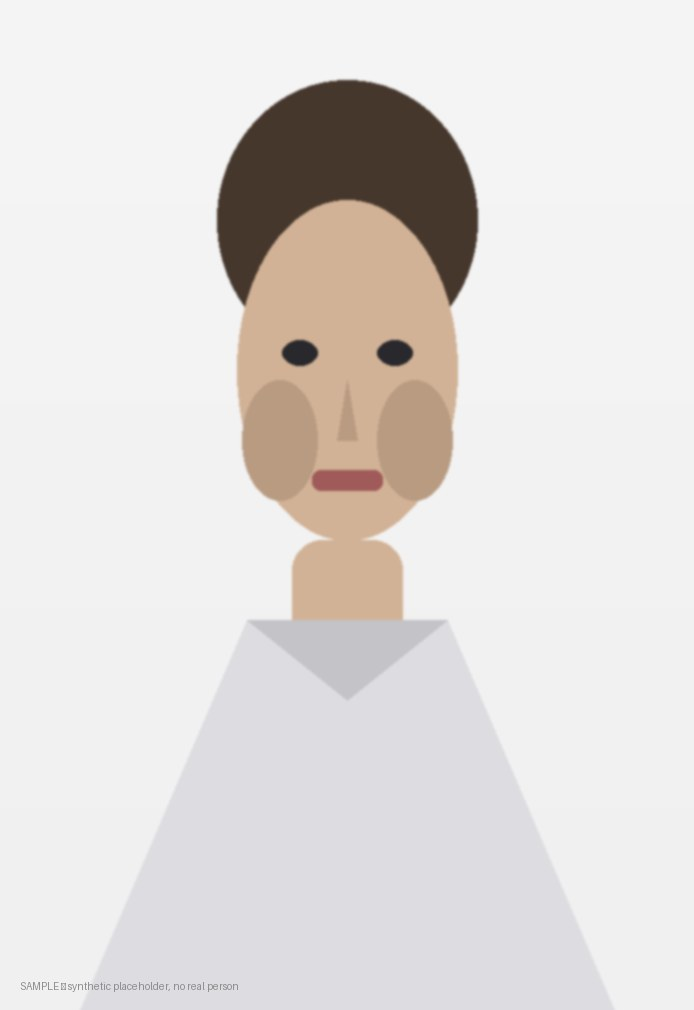
#> input picture skills/id-photo-sheet-creator/evals/files/portrait-sample.jpg, 694 x 1010 px
$ python build_sheet.py -i ../evals/files/portrait-sample.jpg -o out.png
#> lines starting #> are read from the running program, lines starting #| are printed output that depends on the picture
#!/usr/bin/env python3
"""Build a print-ready ID-photo sheet from a single portrait.

Why this exists: printing multiple ID photos (passport, visa, badge) on one
sheet is a real, recurring task. Doing it by hand in an image editor is
error-prone, and ad-hoc ImageMagick pipelines hit colorspace bugs (the
`xc:white` canvas comes up single-channel Gray in IM7 and flattens the whole
composite to grayscale). Pillow handles colorspaces consistently, so we use
it here.

Usage:
    build_sheet.py --input photo.jpg --output sheet.jpg
    build_sheet.py --input photo.jpg --output sheet.png \\
        --sheet 127x89 --rows 2 --cols 3 --margin 2 --gap 2 --dpi 350 \\
        --fit contain --background white
"""
from __future__ import annotations

import argparse
import sys
from dataclasses import dataclass
from pathlib import Path
from typing import Tuple

from PIL import Image, ImageColor


# --- Configuration -----------------------------------------------------------

@dataclass(frozen=True)
class SheetConfig:
    """All dimensions in millimeters; DPI is pixels per inch."""
    sheet_w_mm: float
    sheet_h_mm: float
    rows: int
    cols: int
    margin_mm: float
    gap_mm: float
    dpi: int
    fit: str            # "contain" or "cover"
    background: str     # any Pillow color spec; "white", "#ffffff", "rgb(255,255,255)"

    @property
    def mm_to_px(self) -> float:
        return self.dpi / 25.4

    @property
    def sheet_px(self) -> Tuple[int, int]:
        return (round(self.sheet_w_mm * self.mm_to_px),
                round(self.sheet_h_mm * self.mm_to_px))

    @property
    def margin_px(self) -> int:
        return round(self.margin_mm * self.mm_to_px)

    @property
    def gap_px(self) -> int:
        return round(self.gap_mm * self.mm_to_px)

    @property
    def cell_px(self) -> Tuple[int, int]:
        """Cell size derived from sheet, margin, gap, rows, cols.

        Note: sub-pixel rounding may make the right/bottom margin differ from
        the others by 1-2px (i.e. ~0.05mm at 300dpi). This is acceptable for
        a printable sheet and avoids a fractional-pixel cell.
        """
        sheet_w, sheet_h = self.sheet_px
        m, g = self.margin_px, self.gap_px
        cell_w = (sheet_w - 2 * m - (self.cols - 1) * g) // self.cols
        cell_h = (sheet_h - 2 * m - (self.rows - 1) * g) // self.rows
        return (cell_w, cell_h)


# --- Core layout logic -------------------------------------------------------

def compute_fitted_size(
    src_size: Tuple[int, int],
    cell_size: Tuple[int, int],
    mode: str,
) -> Tuple[int, int]:
    """Return the size the source image should be resized to inside the cell.

    `contain` (default) preserves the source aspect ratio and letterboxes if
    the cell is a different shape. `cover` preserves aspect ratio and crops
    to fill the cell. Both modes ensure the output is a multiple of 1px and
    never upscales past the source resolution.
    """
    src_w, src_h = src_size
    cell_w, cell_h = cell_size
    if mode not in ("contain", "cover"):
        raise ValueError(f"fit must be 'contain' or 'cover', got {mode!r}")

    src_aspect = src_w / src_h
    cell_aspect = cell_w / cell_h

    if mode == "contain":
        if src_aspect > cell_aspect:
            # wider than cell -> fit width
            fit_w = cell_w
            fit_h = max(1, round(cell_w / src_aspect))
        else:
            fit_h = cell_h
            fit_w = max(1, round(cell_h * src_aspect))
    else:  # cover
        if src_aspect > cell_aspect:
            fit_h = cell_h
            fit_w = round(cell_h * src_aspect)
        else:
            fit_w = cell_w
            fit_h = round(cell_w / src_aspect)

    return (fit_w, fit_h)


def paste_centered(
    canvas: Image.Image,
    photo: Image.Image,
    cell_box: Tuple[int, int, int, int],
) -> None:
    """Paste a photo into a cell, centered, with background fill on overflow.

    For `cover` mode the photo may be larger than the cell; the cell box is
    used to determine the visible region. For `contain` the photo is smaller
    and the background fill covers the letterbox area.
    """
    cell_x0, cell_y0, cell_x1, cell_y1 = cell_box
    cell_w, cell_h = cell_x1 - cell_x0, cell_y1 - cell_y0
    paste_w, paste_h = photo.size

    x = cell_x0 + (cell_w - paste_w) // 2
    y = cell_y0 + (cell_h - paste_h) // 2

    # Cover-mode crop: paste then crop to cell
    canvas.paste(photo, (x, y))
    if paste_w > cell_w or paste_h > cell_h:
        canvas = canvas.crop((cell_x0, cell_y0, cell_x1, cell_y1))


def build_sheet(input_path: Path, output_path: Path, cfg: SheetConfig) -> Path:
    """Build the full sheet. Returns the output path on success."""
    if not input_path.exists():
        raise FileNotFoundError(f"Source image not found: {input_path}")

    src = Image.open(input_path)
#> src is the input picture: PIL image 694x1010 RGB; mean R, G, B 225, 221, 219
    # Convert to a mode that preserves color. JPEG/PNG inputs are typically
    # RGB or RGBA; force RGB so we never end up with a single-channel
    # palette/mode image that would force a gray composite.
    if src.mode not in ("RGB", "RGBA"):
        src = src.convert("RGB")
    elif src.mode == "RGBA":
        # Composite onto background to flatten alpha cleanly
        bg = Image.new("RGB", src.size, ImageColor.getcolor(cfg.background, "RGB"))
        bg.paste(src, mask=src.split()[3])
        src = bg

    bg_color = ImageColor.getcolor(cfg.background, "RGB")
    sheet = Image.new("RGB", cfg.sheet_px, bg_color)
#> sheet: PIL image 1051x1500 RGB; every value is 255

    cell_w, cell_h = cfg.cell_px
    fit_w, fit_h = compute_fitted_size(src.size, (cell_w, cell_h), cfg.fit)
#> fit_w = 318; fit_h = 463

    # Single resize: downscale/upsample once for the cell, then paste N times.
    # We resize to the fitted size, not the full source resolution, to keep
    # the script fast even on very large inputs.
    photo = src.resize((fit_w, fit_h), Image.LANCZOS)

    m, g = cfg.margin_px, cfg.gap_px
    for row in range(cfg.rows):
        for col in range(cfg.cols):
            x0 = m + col * (cell_w + g)
            y0 = m + row * (cell_h + g)
            x1, y1 = x0 + cell_w, y0 + cell_h
            paste_centered(sheet, photo, (x0, y0, x1, y1))
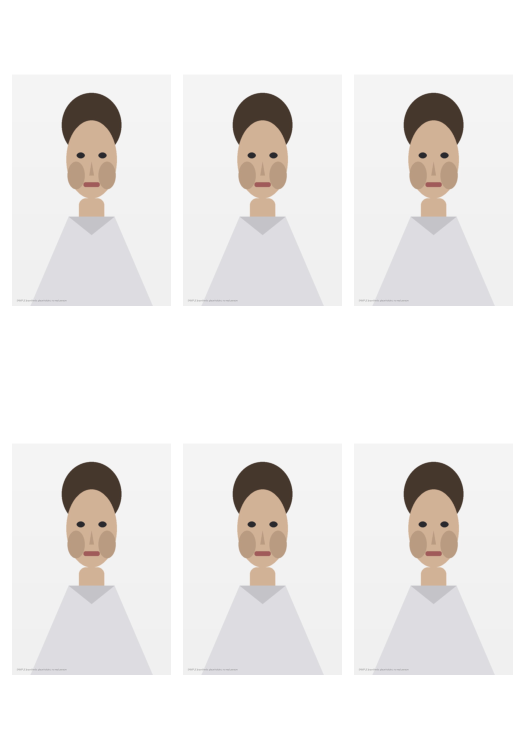
#> sheet: PIL image 1051x1500 RGB (shown at 1/2 size); mean R, G, B 238.2, 236, 234.8

    # Set DPI metadata so print software honors the resolution
    sheet.save(
        output_path,
        dpi=(cfg.dpi, cfg.dpi),
        quality=95,
        subsampling=2,  # 4:2:0 - good for photos, smaller files
    )
    return output_path


# --- CLI ---------------------------------------------------------------------

def parse_args(argv=None) -> argparse.Namespace:
    p = argparse.ArgumentParser(
        description="Build a print-ready ID-photo sheet from a single portrait.",
    )
    p.add_argument("--input", "-i", type=Path, required=True,
                   help="Source photo (JPEG/PNG)")
    p.add_argument("--output", "-o", type=Path, required=True,
                   help="Output sheet path (.jpg or .png)")
    p.add_argument("--sheet", default="89x127",
                   help='Sheet size in mm, "WxH" (default: 89x127 = R5 portrait, the standard ID-photo size). '
                        'Common: 127x89 (5x7" landscape), 102x152 (4x6"), 127x178 (5x7"), 210x297 (A4)')
    p.add_argument("--rows", type=int, default=2)
    p.add_argument("--cols", type=int, default=3)
    p.add_argument("--margin", type=float, default=2.0,
                   help="Outer margin in mm (default: 2)")
    p.add_argument("--gap", type=float, default=2.0,
                   help="Gap between photos for cutting in mm (default: 2)")
    p.add_argument("--dpi", type=int, default=300,
                   help="Print resolution (default: 300; use 350 for high-quality)")
    p.add_argument("--fit", choices=["contain", "cover"], default="contain",
                   help="How to fit the photo in each cell: "
                        "contain (default, letterbox to keep aspect), "
                        "cover (crop to fill cell)")
    p.add_argument("--background", default="white",
                   help='Cell background color (default: "white"). '
                        'Any Pillow color spec works: "#fff", "rgb(240,240,240)", etc.')
    return p.parse_args(argv)


def parse_sheet_arg(s: str) -> Tuple[float, float]:
    try:
        w_str, h_str = s.lower().split("x")
        return (float(w_str), float(h_str))
    except (ValueError, AttributeError):
        raise SystemExit(f'--sheet must be "WxH" in mm, got {s!r}')


def main(argv=None) -> int:
    args = parse_args(argv)
    w_mm, h_mm = parse_sheet_arg(args.sheet)
    cfg = SheetConfig(
        sheet_w_mm=w_mm,
        sheet_h_mm=h_mm,
        rows=args.rows,
        cols=args.cols,
        margin_mm=args.margin,
        gap_mm=args.gap,
        dpi=args.dpi,
        fit=args.fit,
        background=args.background,
    )
    out = build_sheet(args.input, args.output, cfg)

    # Print a small layout summary so the user can verify dimensions
    sp = cfg.sheet_px
    cw, ch = cfg.cell_px
    print(f"Wrote {out}")
    print(f"  Sheet:  {sp[0]}x{sp[1]}px ({w_mm}x{h_mm}mm) @ {args.dpi}dpi")
    print(f"  Layout: {args.rows} rows x {args.cols} cols")
    print(f"  Cell:   {cw}x{ch}px ({cw*25.4/args.dpi:.2f}x{ch*25.4/args.dpi:.2f}mm)")
    print(f"  Margins/gaps: {args.margin}mm / {args.gap}mm")
    return 0


if __name__ == "__main__":
    sys.exit(main())
#> (the program exits here)
